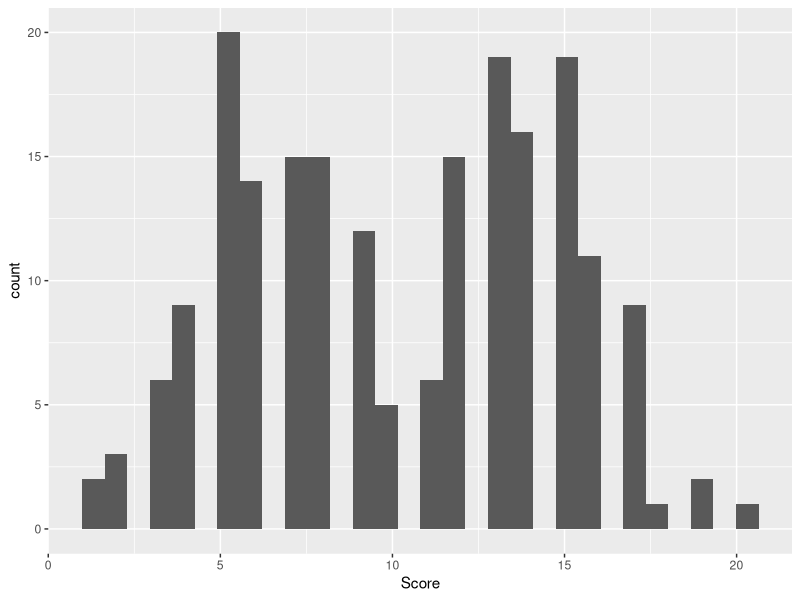
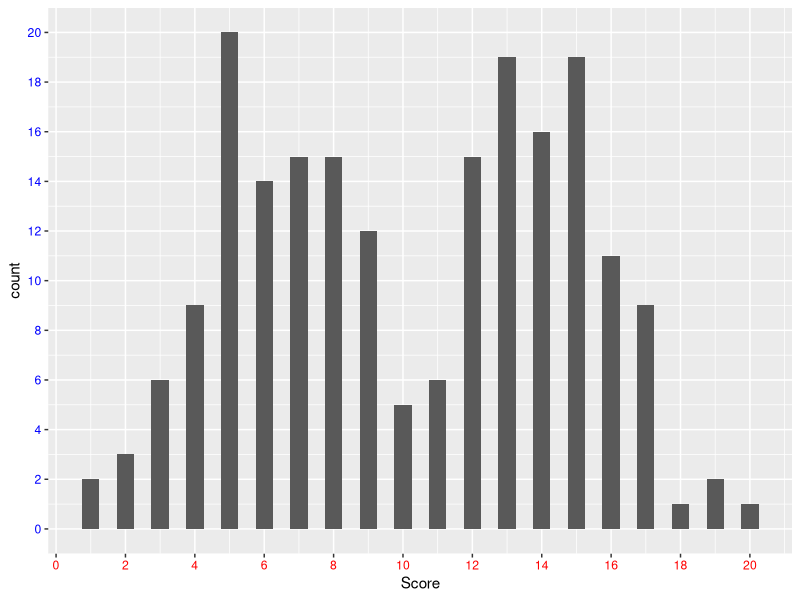

Generate these figures, in order, with R:
# Importazione dataset in excell --------

setwd("C:/Users/franc/OneDrive - Università degli Studi di Padova/Università-PC-senzaMilza/Magistrale/Statistica multivariata")

library(readxl)
DOCwashing <- read_excel("Dataframe/DOCwashing.xlsx")

# Esercizio 1 - punto 1 --------

str(DOCwashing)

DOCwashing$ID <- as.factor(DOCwashing$ID)
DOCwashing$Gruppo <- as.factor(DOCwashing$Gruppo)
DOCwashing$Genere <- as.factor(DOCwashing$Genere)
DOCwashing$Tempo <- as.factor(DOCwashing$Tempo)

table(DOCwashing$Gruppo)/2 # /2 perchè ci sono due righe per ogni soggetto, per cui i soggetti effettivi sono la metà dato il sampling in due tempi diversi
table(DOCwashing$Genere)/2
table(DOCwashing$Tempo)

table(DOCwashing[DOCwashing$Tempo == 1 & DOCwashing$Gruppo == 1,]$Score)
table(DOCwashing[DOCwashing$Tempo == 1 & DOCwashing$Gruppo == 0,]$Score)


# Esercizio 1 - punto 2 -----

table(DOCwashing[DOCwashing$Tempo == 1, c(2,3)]) 
table(DOCwashing[, c(4,5)]) # versione meno complicata ->  table(DOCwashing$Tempo, DOCwashing$Score])
table(DOCwashing[DOCwashing$Gruppo == 1, c(4,5)])


#Esercizio 2 - punto 1 -------

library(ggplot2)
hist_s <- ggplot(DOCwashing, aes(x=Score)) + geom_histogram() #la distribuzione si mostra divisa in due pseudo normali appaiate
hist_s

hist_s <- ggplot(DOCwashing, aes(x=Score)) + geom_histogram(binwidth=0.5)

hist_s <- hist_s + 
          theme(axis.text.x = element_text(color="red"),  # Cambia colore etichette asse x
                axis.text.y = element_text(color="blue"))
hist_s <- hist_s +
          scale_x_continuous(breaks = seq(0, 20, by = 2)) +
          scale_y_continuous(breaks = seq(0, 20, by = 2)) 
hist_s
